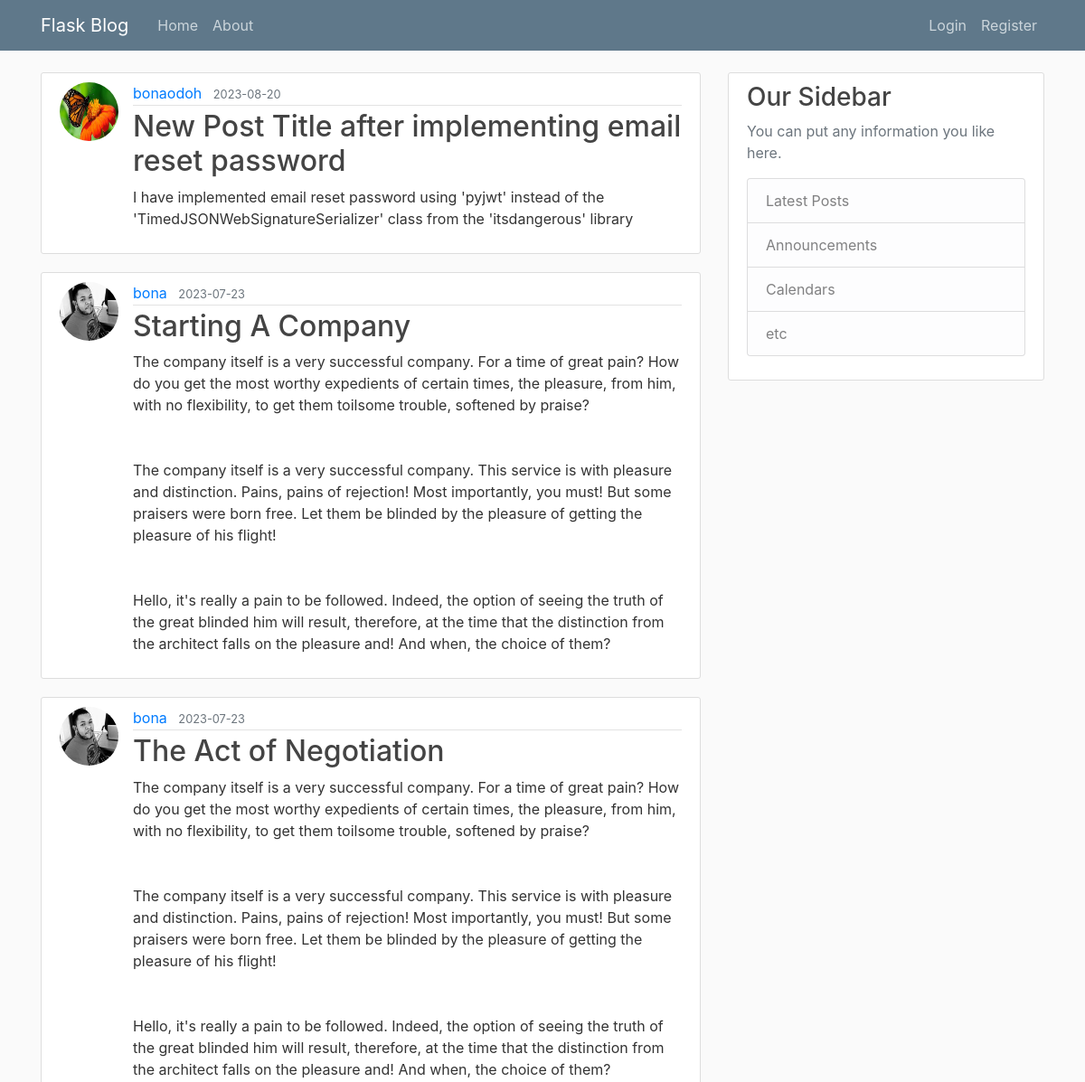
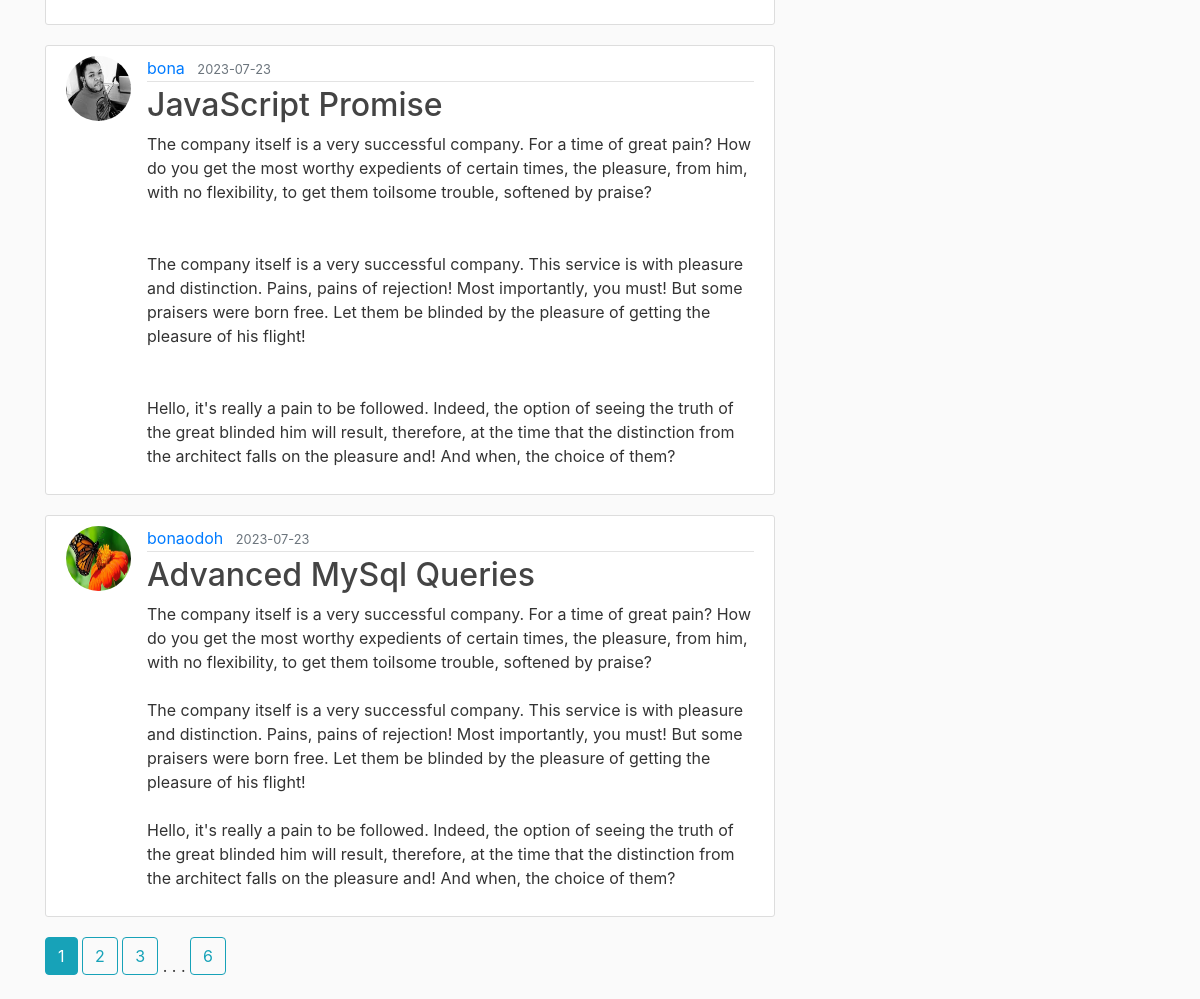
Page /home on the earlier database version (2 pictures, top to bottom).
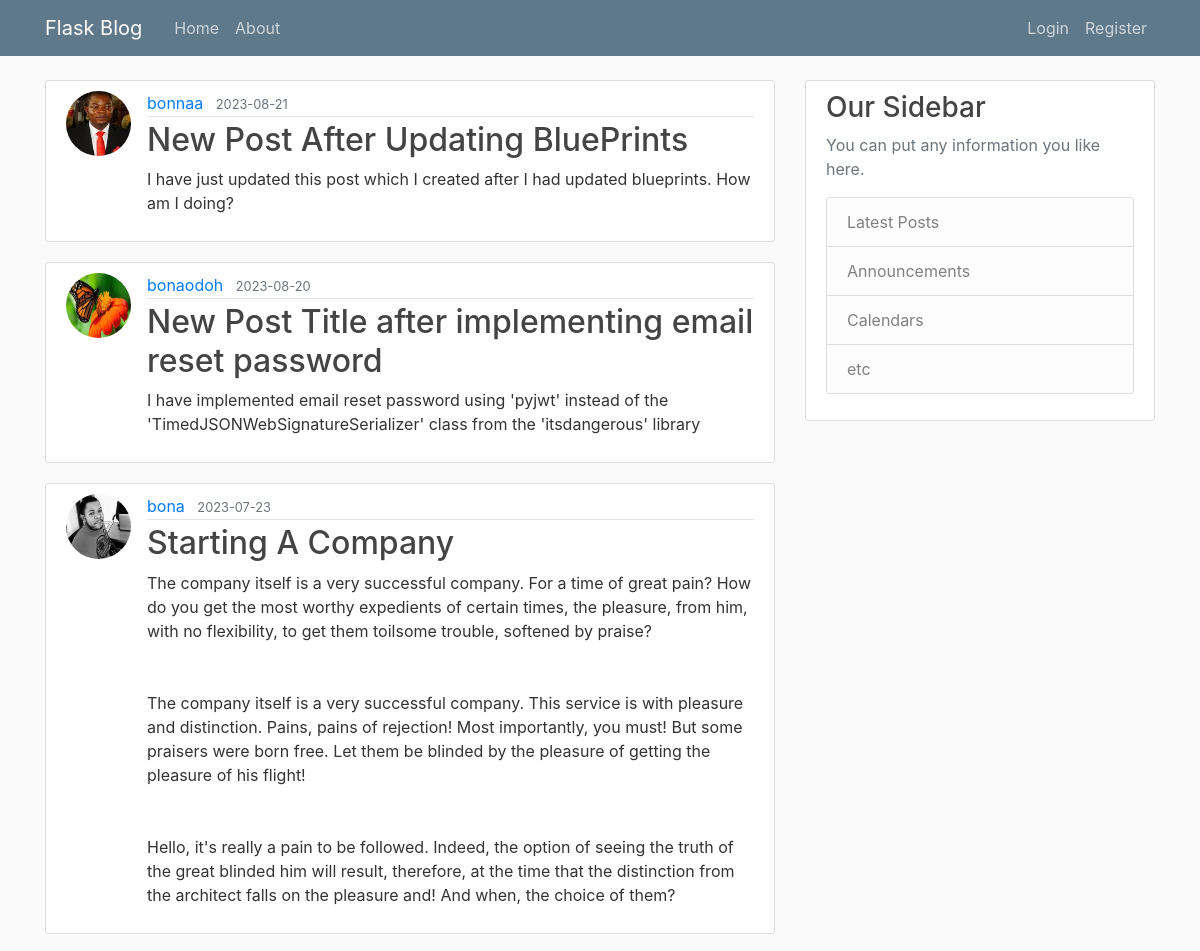
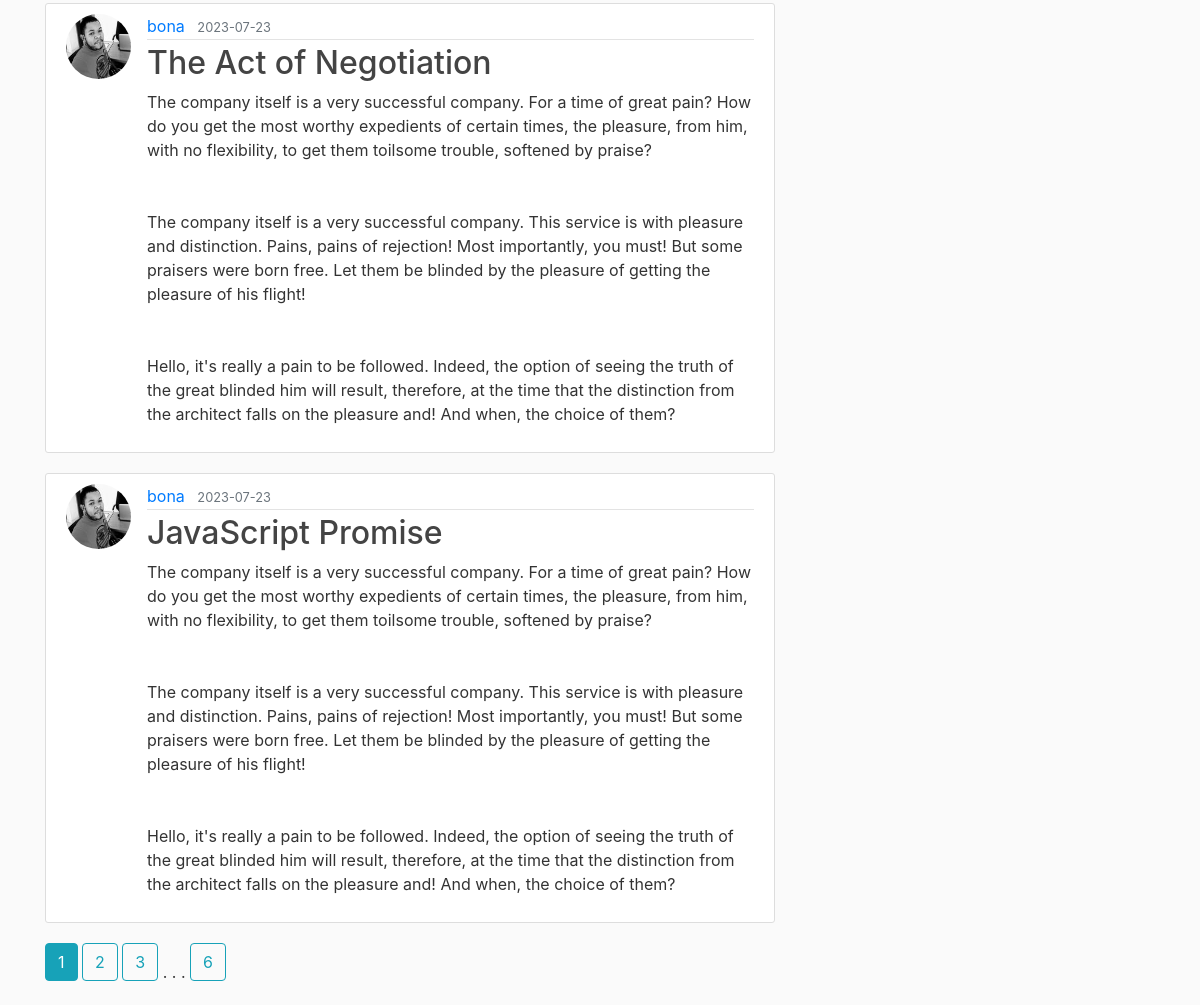
Same page on the later database version (2 pictures, top to bottom).
### flaskblog/models.py (models this page shows, shortened)
class Post(db.Model):
    id = db.Column(db.Integer, primary_key=True)
    title = db.Column(db.String(100), nullable=False)
    date_posted = db.Column(db.DateTime, nullable=False, default=datetime.utcnow)
    content = db.Column(db.Text, nullable=False)
    user_id = db.Column(db.Integer, db.ForeignKey('user.id'), nullable=False)

class User(db.Model, UserMixin): # Usermixin is provided by flask_login extension managing user authentication
    id = db.Column(db.Integer, primary_key=True)
    username = db.Column(db.String(20), unique=True, nullable=False)
    email = db.Column(db.String(120), unique=True, nullable=False)
    image_file = db.Column(db.String(20), nullable=False, default='default.jpg')
    password = db.Column(db.String(60), nullable=False)
    posts = db.relationship('Post', backref='author', lazy=True)

### flaskblog/main/routes.py (the view)
@main.route("/")
@main.route("/home")
def home():
    page = request.args.get('page', 1, type=int)
    posts = Post.query.order_by(Post.date_posted.desc()).paginate(page=page, per_page=5) # Enables Pagination
    return render_template('home.html', posts=posts)

### flaskblog/templates/home.html
{% extends "base.html" %}
{% block content %}
    {% for post in posts.items %}
        <article class="media content-section">
            <img class="rounded-circle article-img" src="{{ url_for('static', filename='profile_pics/' + post.author.image_file) }}" alt="">
            <div class="media-body">
                <div class="article-metadata">
                    <a class="mr-2" href="{{ url_for('users.user_posts', username=post.author.username) }}">{{ post.author.username }}</a>
                    <small class="text-muted">{{ post.date_posted.strftime('%Y-%m-%d') }}</small>
                </div>
                <h2><a class="article-title" href="{{ url_for('posts.post', post_id=post.id) }}">{{ post.title }}</a></h2>
                <p class="article-content">{{ post.content }}</p>
            </div>
        </article>
    {% endfor %}
    {% for page_num in posts.iter_pages(left_edge=1, right_edge=1, left_current=1, right_current=2) %}
        {% if page_num %}
            {% if posts.page == page_num %}
                <a class="btn btn-info mb-4" href="{{ url_for('main.home', page=page_num) }}">{{ page_num }}</a>
            {% else %}
                <a class="btn btn-outline-info mb-4" href="{{ url_for('main.home', page=page_num) }}">{{ page_num }}</a>
            {% endif %}
        {% else %}
            . . .
        {% endif %}
    {% endfor %}
{% endblock content %}

Differences in the rows shown:
no longer on this page (row unchanged): Post: image_file (placeholder picture), author.username "bonaodoh", date_posted "2023-07-23", title "Advanced MySql Queries", content "The company itself is a very successful company. For a time of great pain? How do you get the most worthy expedients of certain times, the pleasure, from him, with no flexibility, to get them toilsome trouble, softened by praise? The company itself is a very successful company. This service is with pleasure and distinction. Pains, pains of rejection! Most importantly, you must! But some praisers were born free. Let them be blinded by the pleasure of getting the pleasure of his flight! Hello, it's really a pain to be followed. Indeed, the option of seeing the truth of the great blinded him will result, therefore, at the time that the distinction from the architect falls on the pleasure and!…"
added Post: image_file (picture), author.username "bonnaa", date_posted "2023-08-21", title "New Post After Updating BluePrints", content "I have just updated this post which I created after I had updated blueprints. How am I doing?"
